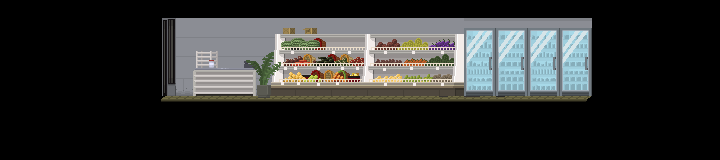

A level layout from a 2D game, rendered from its tile map. Below: a short description, then the map file with tile-grid data replaced by summaries:
An orthogonal 45x10 tile map with 16x16 px tiles, 4 tile layers (bg1, bg2, ground, fg) and 7 objects (3x 276, outside, Spawn).

<map version="1.0" orientation="orthogonal" renderorder="right-down" width="45" height="10" tilewidth="16" tileheight="16" nextobjectid="34">
 <properties>
  <property name="ambient" value="INDOOR" />
  <property name="bgm" value="Open Doors" />
  <property name="bgm night" value="Midnight Waves" />
 </properties>
 <tileset firstgid="1" name="indoors" tilewidth="16" tileheight="16" tilecount="2880">
  <image source="tilesets/indoors.png" width="960" height="771" />
  <tile id="900">
   <animation>
    <frame tileid="900" duration="33" />
    <frame tileid="961" duration="33" />
    <frame tileid="901" duration="33" />
    <frame tileid="962" duration="33" />
    <frame tileid="902" duration="33" />
    <frame tileid="963" duration="33" />
    <frame tileid="903" duration="33" />
    <frame tileid="960" duration="50" />
   </animation>
  </tile>
  <tile id="901">
   <animation>
    <frame tileid="961" duration="33" />
    <frame tileid="901" duration="33" />
    <frame tileid="962" duration="33" />
    <frame tileid="902" duration="33" />
    <frame tileid="963" duration="33" />
    <frame tileid="903" duration="33" />
    <frame tileid="960" duration="50" />
    <frame tileid="900" duration="33" />
   </animation>
  </tile>
  <tile id="902">
   <animation>
    <frame tileid="902" duration="33" />
    <frame tileid="963" duration="33" />
    <frame tileid="903" duration="33" />
    <frame tileid="960" duration="50" />
    <frame tileid="900" duration="33" />
    <frame tileid="961" duration="33" />
    <frame tileid="901" duration="33" />
    <frame tileid="962" duration="33" />
   </animation>
  </tile>
  <tile id="903">
   <animation>
    <frame tileid="903" duration="33" />
    <frame tileid="960" duration="50" />
    <frame tileid="900" duration="33" />
    <frame tileid="961" duration="33" />
    <frame tileid="901" duration="33" />
    <frame tileid="962" duration="33" />
    <frame tileid="902" duration="33" />
    <frame tileid="963" duration="33" />
   </animation>
  </tile>
  <tile id="919">
   <animation>
    <frame tileid="900" duration="33" />
    <frame tileid="961" duration="33" />
    <frame tileid="901" duration="33" />
    <frame tileid="962" duration="33" />
    <frame tileid="902" duration="33" />
    <frame tileid="963" duration="33" />
    <frame tileid="903" duration="33" />
    <frame tileid="960" duration="50" />
   </animation>
  </tile>
  <tile id="920">
   <animation>
    <frame tileid="977" duration="33" />
    <frame tileid="916" duration="33" />
    <frame tileid="978" duration="33" />
    <frame tileid="917" duration="33" />
    <frame tileid="979" duration="33" />
    <frame tileid="918" duration="33" />
    <frame tileid="976" duration="50" />
    <frame tileid="915" duration="33" />
   </animation>
  </tile>
  <tile id="921">
   <animation>
    <frame tileid="916" duration="33" />
    <frame tileid="978" duration="33" />
    <frame tileid="917" duration="33" />
    <frame tileid="979" duration="33" />
    <frame tileid="918" duration="33" />
    <frame tileid="976" duration="50" />
    <frame tileid="915" duration="33" />
    <frame tileid="977" duration="33" />
   </animation>
  </tile>
  <tile id="922">
   <animation>
    <frame tileid="978" duration="33" />
    <frame tileid="917" duration="33" />
    <frame tileid="979" duration="33" />
    <frame tileid="918" duration="33" />
    <frame tileid="976" duration="50" />
    <frame tileid="915" duration="33" />
    <frame tileid="977" duration="33" />
    <frame tileid="916" duration="33" />
   </animation>
  </tile>
  <tile id="960">
   <animation>
    <frame tileid="960" duration="50" />
    <frame tileid="900" duration="33" />
    <frame tileid="961" duration="33" />
    <frame tileid="901" duration="33" />
    <frame tileid="962" duration="33" />
    <frame tileid="902" duration="33" />
    <frame tileid="963" duration="33" />
    <frame tileid="903" duration="33" />
   </animation>
  </tile>
  <tile id="961">
   <animation>
    <frame tileid="961" duration="33" />
    <frame tileid="901" duration="33" />
    <frame tileid="962" duration="33" />
    <frame tileid="902" duration="33" />
    <frame tileid="963" duration="33" />
    <frame tileid="903" duration="33" />
    <frame tileid="960" duration="50" />
    <frame tileid="900" duration="33" />
   </animation>
  </tile>
  <tile id="962">
   <animation>
    <frame tileid="962" duration="33" />
    <frame tileid="902" duration="33" />
    <frame tileid="963" duration="33" />
    <frame tileid="903" duration="33" />
    <frame tileid="960" duration="50" />
    <frame tileid="900" duration="33" />
    <frame tileid="961" duration="33" />
    <frame tileid="901" duration="33" />
   </animation>
  </tile>
  <tile id="963">
   <animation>
    <frame tileid="963" duration="33" />
    <frame tileid="903" duration="33" />
    <frame tileid="960" duration="50" />
    <frame tileid="900" duration="33" />
    <frame tileid="961" duration="33" />
    <frame tileid="901" duration="33" />
    <frame tileid="962" duration="33" />
    <frame tileid="902" duration="33" />
   </animation>
  </tile>
  <tile id="980">
   <animation>
    <frame tileid="917" duration="33" />
    <frame tileid="979" duration="33" />
    <frame tileid="918" duration="33" />
    <frame tileid="976" duration="50" />
    <frame tileid="915" duration="33" />
    <frame tileid="977" duration="33" />
    <frame tileid="916" duration="33" />
    <frame tileid="978" duration="33" />
   </animation>
  </tile>
  <tile id="981">
   <animation>
    <frame tileid="979" duration="33" />
    <frame tileid="918" duration="33" />
    <frame tileid="976" duration="50" />
    <frame tileid="915" duration="33" />
    <frame tileid="977" duration="33" />
    <frame tileid="916" duration="33" />
    <frame tileid="978" duration="33" />
    <frame tileid="917" duration="33" />
   </animation>
  </tile>
  <tile id="982">
   <animation>
    <frame tileid="918" duration="33" />
    <frame tileid="976" duration="50" />
    <frame tileid="915" duration="33" />
    <frame tileid="977" duration="33" />
    <frame tileid="916" duration="33" />
    <frame tileid="978" duration="33" />
    <frame tileid="917" duration="33" />
    <frame tileid="979" duration="33" />
   </animation>
  </tile>
  <tile id="983">
   <animation>
    <frame tileid="976" duration="200" />
    <frame tileid="915" duration="33" />
    <frame tileid="977" duration="33" />
    <frame tileid="916" duration="33" />
    <frame tileid="978" duration="33" />
    <frame tileid="917" duration="33" />
    <frame tileid="979" duration="33" />
    <frame tileid="918" duration="33" />
   </animation>
  </tile>
 </tileset>
 <layer name="bg1" width="45" height="10">
  <data>[450 cells, 196 non-empty, 86 distinct tile ids]</data>
 </layer>
 <layer name="bg2" width="45" height="10">
  <data>[450 cells, 113 non-empty, 113 distinct tile ids]</data>
 </layer>
 <layer name="ground" width="45" height="10">
  <data>[450 cells, 126 non-empty, 4 distinct tile ids]</data>
 </layer>
 <layer name="fg" width="45" height="10">
  <data>[450 cells, 19 non-empty, 16 distinct tile ids]</data>
 </layer>
 <objectgroup name="entities">
  <properties>
   <property name="spawn" value="" />
  </properties>
  <object id="26" name="outside" x="159" y="30" width="16" height="68.9167">
   <properties>
    <property name="ID" value="0" />
    <property name="next" value="CommercialDistrictNW" />
    <property name="nextWarp" value="5" />
    <property name="warp" value="" />
   </properties>
  </object>
  <object id="27" name="Spawn" x="304" y="79.5" width="16" height="16">
   <properties>
    <property name="spawn" value="" />
   </properties>
  </object>
  </objectgroup>
</map>
<!-- 5 of 7 objects omitted -->
